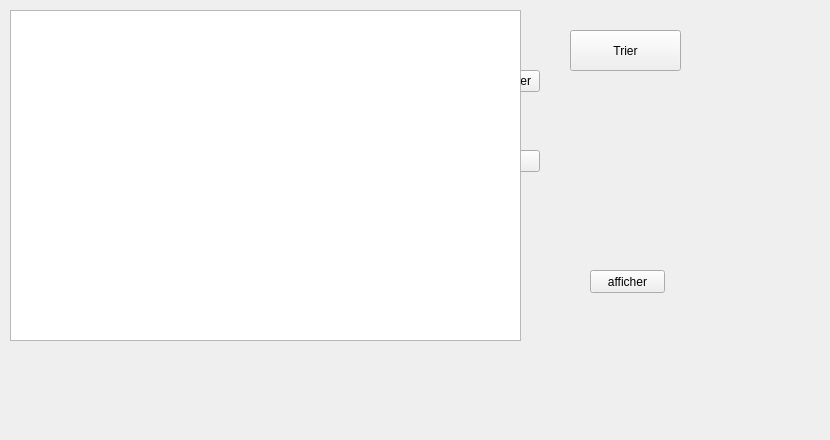
     <widget class="QWidget" name="tab_17">
      <attribute name="icon">
       <iconset>
        <normaloff>../../gestion_fournisseur/A.png</normaloff>../../gestion_fournisseur/A.png</iconset>
      </attribute>
      <attribute name="title">
       <string>Afficher</string>
      </attribute>
      <widget class="QLabel" name="label_50">
       <property name="geometry">
        <rect>
         <x>-50</x>
         <y>-30</y>
         <width>791</width>
         <height>431</height>
        </rect>
       </property>
       <property name="text">
        <string/>
       </property>
       <property name="pixmap">
        <pixmap resource="ressources.qrc">:/images/img/imf.jpg</pixmap>
       </property>
      </widget>
      <widget class="QLabel" name="label_40">
       <property name="geometry">
        <rect>
         <x>400</x>
         <y>20</y>
         <width>111</width>
         <height>16</height>
        </rect>
       </property>
       <property name="text">
        <string>Référence de produit :</string>
       </property>
      </widget>
      <widget class="QPushButton" name="pushButton_25">
       <property name="geometry">
        <rect>
         <x>460</x>
         <y>70</y>
         <width>80</width>
         <height>22</height>
        </rect>
       </property>
       <property name="text">
        <string>Rechercher</string>
       </property>
      </widget>
      <widget class="QPushButton" name="pushButton_26">
       <property name="geometry">
        <rect>
         <x>460</x>
         <y>150</y>
         <width>80</width>
         <height>22</height>
        </rect>
       </property>
       <property name="text">
        <string>Trier</string>
       </property>
      </widget>
      <widget class="QPushButton" name="pushButton_29">
       <property name="geometry">
        <rect>
         <x>670</x>
         <y>270</y>
         <width>151</width>
         <height>101</height>
        </rect>
       </property>
       <property name="styleSheet">
        <string notr="true">#pushButton_29{
	image: url(:/new/prefix1/i,qge/A.png);
border:none;}</string>
       </property>
       <property name="text">
        <string/>
       </property>
      </widget>
      <widget class="QTableView" name="tableView_3">
       <property name="geometry">
        <rect>
         <x>10</x>
         <y>10</y>
         <width>511</width>
         <height>331</height>
        </rect>
       </property>
      </widget>
      <widget class="QPushButton" name="tri_pro">
       <property name="geometry">
        <rect>
         <x>570</x>
         <y>30</y>
         <width>111</width>
         <height>41</height>
        </rect>
       </property>
       <property name="text">
        <string>Trier</string>
       </property>
      </widget>
      <widget class="QPushButton" name="afficher_pro">
       <property name="geometry">
        <rect>
         <x>590</x>
         <y>270</y>
         <width>75</width>
         <height>23</height>
        </rect>
       </property>
       <property name="text">
        <string>afficher</string>
       </property>
      </widget>
      <zorder>label_40</zorder>
      <zorder>pushButton_25</zorder>
      <zorder>pushButton_26</zorder>
      <zorder>label_50</zorder>
      <zorder>pushButton_29</zorder>
      <zorder>tableView_3</zorder>
      <zorder>tri_pro</zorder>
      <zorder>afficher_pro</zorder>
     </widget>
